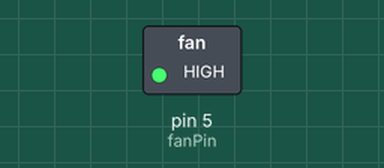
Bench run of a sketch on a simulated Arduino Nano, built with avr-gcc and run on an emulated ATmega328P. Shown: switched loads named in the sketch (green lamp = pin HIGH).

Above: at 0.1 s.
Timing chart, 0 to 1.6 s (numbered marks = the images above):
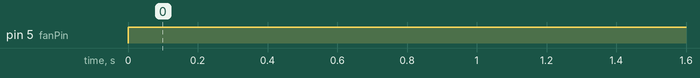

Measured:
- by itself, pin 5 (fanPin): LOW → HIGH at 0.00 s

The sketch:

fans.ino
```cpp
const int fanPin = 5; // Must be a PWM-capable pin (Pin 3, 5, 6, 9, 10, or 11 on Nano)[cite: 1]
const int fanPin1 = 6;
void setup() {
  pinMode(fanPin, OUTPUT);
  pinMode(fanPin, OUTPUT);
  Serial.begin(9600);
}

void loop() {
  // 1. RAMP UP (Dim to Full Speed)
  //Serial.println("Ramping up fan speed...");
    //analogWrite(fanPin, 255); // 0 = OFF, 255 = 100% Speed
    digitalWrite(fanPin, HIGH);
    digitalWrite(fanPin1, HIGH);
  }
```
